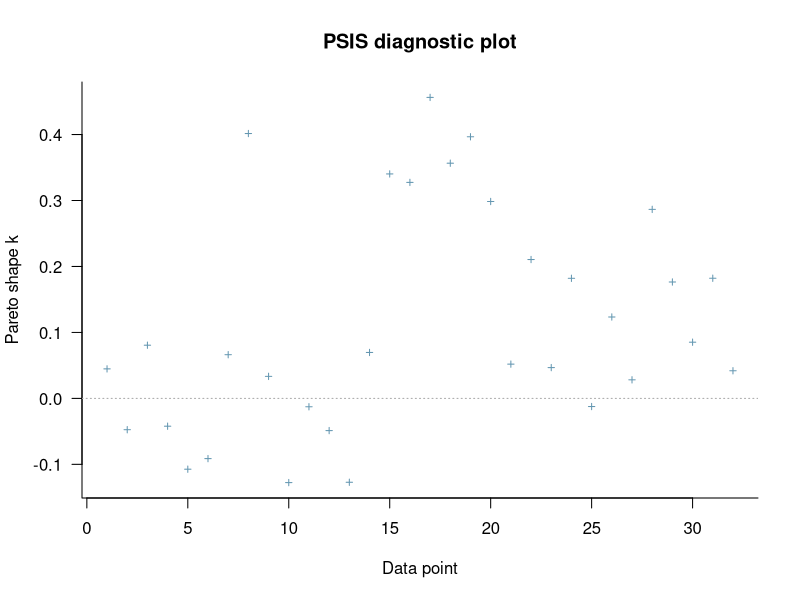

Write the R code that produced this figure.
library(loo)


### Name: psis
### Title: Pareto smoothed importance sampling (PSIS)
### Aliases: psis psis.array psis.matrix psis.default weights.psis

### ** Examples

log_ratios <- -1 * example_loglik_array()
r_eff <- relative_eff(exp(log_ratios))
psis_result <- psis(log_ratios, r_eff = r_eff)
str(psis_result)
plot(psis_result)

# extract smoothed weights
lw <- weights(psis_result) # default args are log=TRUE, normalize=TRUE
ulw <- weights(psis_result, normalize=FALSE) # unnormalized log-weights

w <- weights(psis_result, log=FALSE) # normalized weights (not log-weights)
uw <- weights(psis_result, log=FALSE, normalize = FALSE) # unnormalized weights
